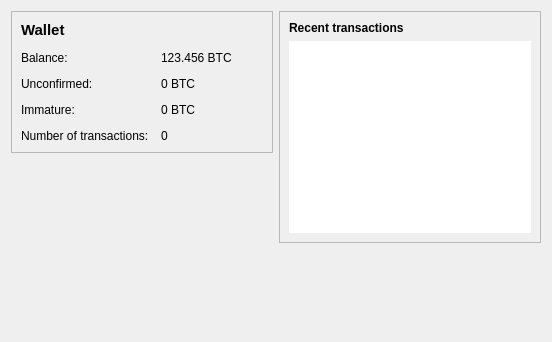
<?xml version="1.0" encoding="UTF-8"?>
<ui version="4.0">
 <class>OverviewPage</class>
 <widget class="QWidget" name="OverviewPage">
  <property name="geometry">
   <rect>
    <x>0</x>
    <y>0</y>
    <width>552</width>
    <height>342</height>
   </rect>
  </property>
  <property name="windowTitle">
   <string>Form</string>
  </property>
  <layout class="QHBoxLayout" name="horizontalLayout" stretch="1,1">
   <item>
    <layout class="QVBoxLayout" name="verticalLayout_2">
     <item>
      <widget class="QFrame" name="frame">
       <property name="frameShape">
        <enum>QFrame::StyledPanel</enum>
       </property>
       <property name="frameShadow">
        <enum>QFrame::Raised</enum>
       </property>
       <layout class="QFormLayout" name="formLayout_2">
        <property name="fieldGrowthPolicy">
         <enum>QFormLayout::AllNonFixedFieldsGrow</enum>
        </property>
        <property name="horizontalSpacing">
         <number>12</number>
        </property>
        <property name="verticalSpacing">
         <number>12</number>
        </property>
        <item row="0" column="0">
         <widget class="QLabel" name="label_5">
          <property name="text">
           <string>&lt;!DOCTYPE HTML PUBLIC &quot;-//W3C//DTD HTML 4.0//EN&quot; &quot;http://www.w3.org/TR/REC-html40/strict.dtd&quot;&gt;
&lt;html&gt;&lt;head&gt;&lt;meta name=&quot;qrichtext&quot; content=&quot;1&quot; /&gt;&lt;style type=&quot;text/css&quot;&gt;
p, li { white-space: pre-wrap; }
&lt;/style&gt;&lt;/head&gt;&lt;body style=&quot; font-family:'Ubuntu'; font-size:11pt; font-weight:400; font-style:normal;&quot;&gt;
&lt;p style=&quot; margin-top:0px; margin-bottom:0px; margin-left:0px; margin-right:0px; -qt-block-indent:0; text-indent:0px;&quot;&gt;&lt;span style=&quot; font-weight:600;&quot;&gt;Wallet&lt;/span&gt;&lt;/p&gt;&lt;/body&gt;&lt;/html&gt;</string>
          </property>
         </widget>
        </item>
        <item row="1" column="0">
         <widget class="QLabel" name="label">
          <property name="text">
           <string>Balance:</string>
          </property>
         </widget>
        </item>
        <item row="1" column="1">
         <widget class="QLabel" name="labelBalance">
          <property name="text">
           <string>123.456 BTC</string>
          </property>
         </widget>
        </item>
        <item row="2" column="0">
         <widget class="QLabel" name="label_3">
          <property name="text">
           <string>Unconfirmed:</string>
          </property>
         </widget>
        </item>
        <item row="2" column="1">
         <widget class="QLabel" name="labelUnconfirmed">
          <property name="text">
           <string>0 BTC</string>
          </property>
         </widget>
        </item>
        <item row="3" column="0">
         <widget class="QLabel" name="labelImmatureText">
          <property name="text">
           <string>Immature:</string>
          </property>
         </widget>
        </item>
        <item row="4" column="0">
         <widget class="QLabel" name="label_2">
          <property name="text">
           <string>Number of transactions:</string>
          </property>
         </widget>
        </item>
        <item row="4" column="1">
         <widget class="QLabel" name="labelNumTransactions">
          <property name="text">
           <string>0</string>
          </property>
         </widget>
        </item>
        <item row="3" column="1">
         <widget class="QLabel" name="labelImmature">
          <property name="text">
           <string>0 BTC</string>
          </property>
         </widget>
        </item>
       </layout>
      </widget>
     </item>
     <item>
      <spacer name="verticalSpacer">
       <property name="orientation">
        <enum>Qt::Vertical</enum>
       </property>
       <property name="sizeHint" stdset="0">
        <size>
         <width>20</width>
         <height>40</height>
        </size>
       </property>
      </spacer>
     </item>
    </layout>
   </item>
   <item>
    <layout class="QVBoxLayout" name="verticalLayout_3">
     <item>
      <widget class="QFrame" name="frame_2">
       <property name="frameShape">
        <enum>QFrame::StyledPanel</enum>
       </property>
       <property name="frameShadow">
        <enum>QFrame::Raised</enum>
       </property>
       <layout class="QVBoxLayout" name="verticalLayout">
        <item>
         <widget class="QLabel" name="label_4">
          <property name="text">
           <string>&lt;b&gt;Recent transactions&lt;/b&gt;</string>
          </property>
         </widget>
        </item>
        <item>
         <widget class="QListView" name="listTransactions">
          <property name="frameShape">
           <enum>QFrame::NoFrame</enum>
          </property>
          <property name="verticalScrollBarPolicy">
           <enum>Qt::ScrollBarAlwaysOff</enum>
          </property>
          <property name="horizontalScrollBarPolicy">
           <enum>Qt::ScrollBarAlwaysOff</enum>
          </property>
         </widget>
        </item>
       </layout>
      </widget>
     </item>
     <item>
      <spacer name="verticalSpacer_2">
       <property name="orientation">
        <enum>Qt::Vertical</enum>
       </property>
       <property name="sizeHint" stdset="0">
        <size>
         <width>20</width>
         <height>40</height>
        </size>
       </property>
      </spacer>
     </item>
    </layout>
   </item>
  </layout>
 </widget>
 <resources/>
 <connections/>
</ui>
